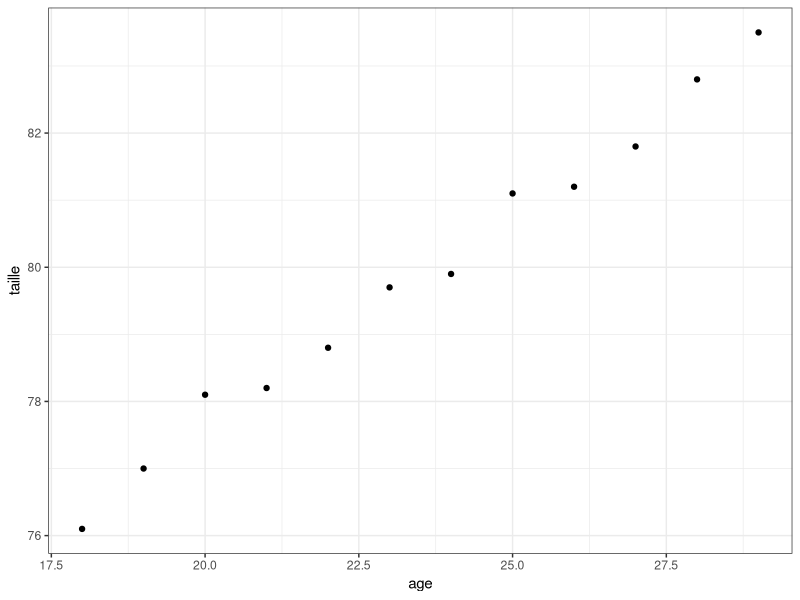
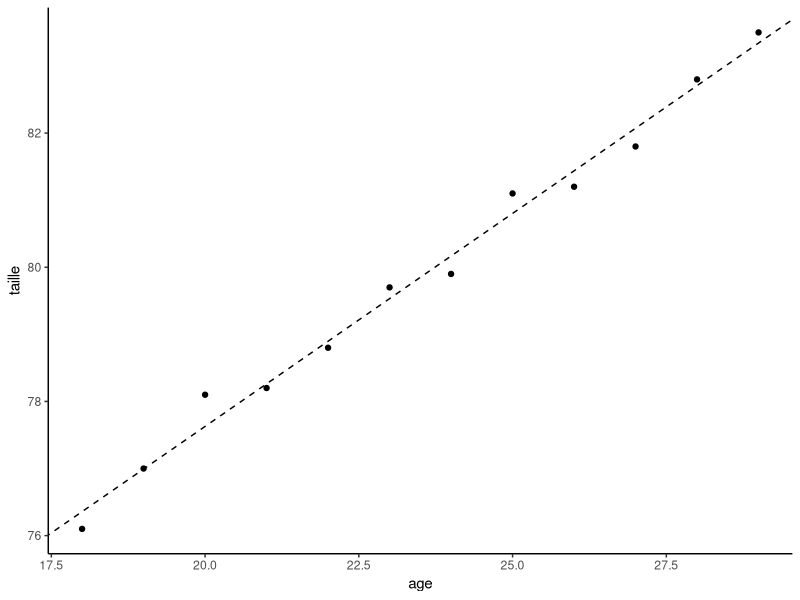

Source code (R) for these figures, in order:
## ---- chunk 1
library("ggplot2")
## ---- chunk 2
kalama<-read.table("data/kalama.txt", header=T)
## ---- chunk 3
cor(kalama$age, kalama$taille)
## ---- chunk 4
ggplot(kalama, aes(x=age, y=taille)) +
  geom_point() +
  theme_bw()
## ---- chunk 5
kalama.lm<-lm(taille~age, data=kalama)
kalama.coef<-data.frame(intercept=coef(kalama.lm)[1], slope=coef(kalama.lm)[2])
## ---- chunk 6
ggplot(kalama, aes(x=age, y=taille)) +
  geom_point() +
  geom_abline(data=kalama.coef,
              aes(intercept=intercept, slope=slope),
              linetype=2) + 
  theme_classic()
